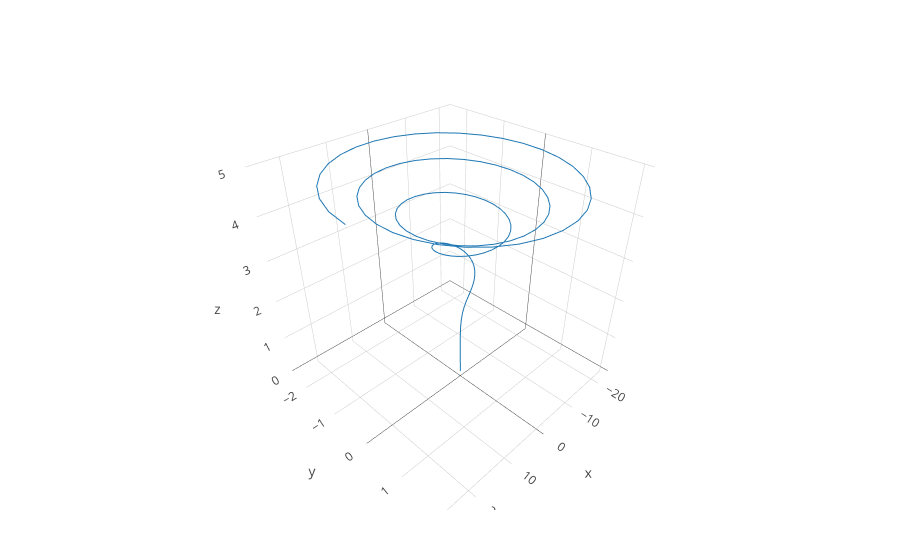

The notebook cell saved with this chart:
### Code cell
# 3D plot
n = 128
ts = range(0,stop=8π,length=n) # Type \pi followed by TAB to get the pi symbol
x = ts .* cos.(ts)
y = (0.1ts) .* sin.(ts)
z = 1:n
z = log.(z)
plot([scatter3d(x=x,y=y,z=z,mode="lines")])
# Spiral without markers
